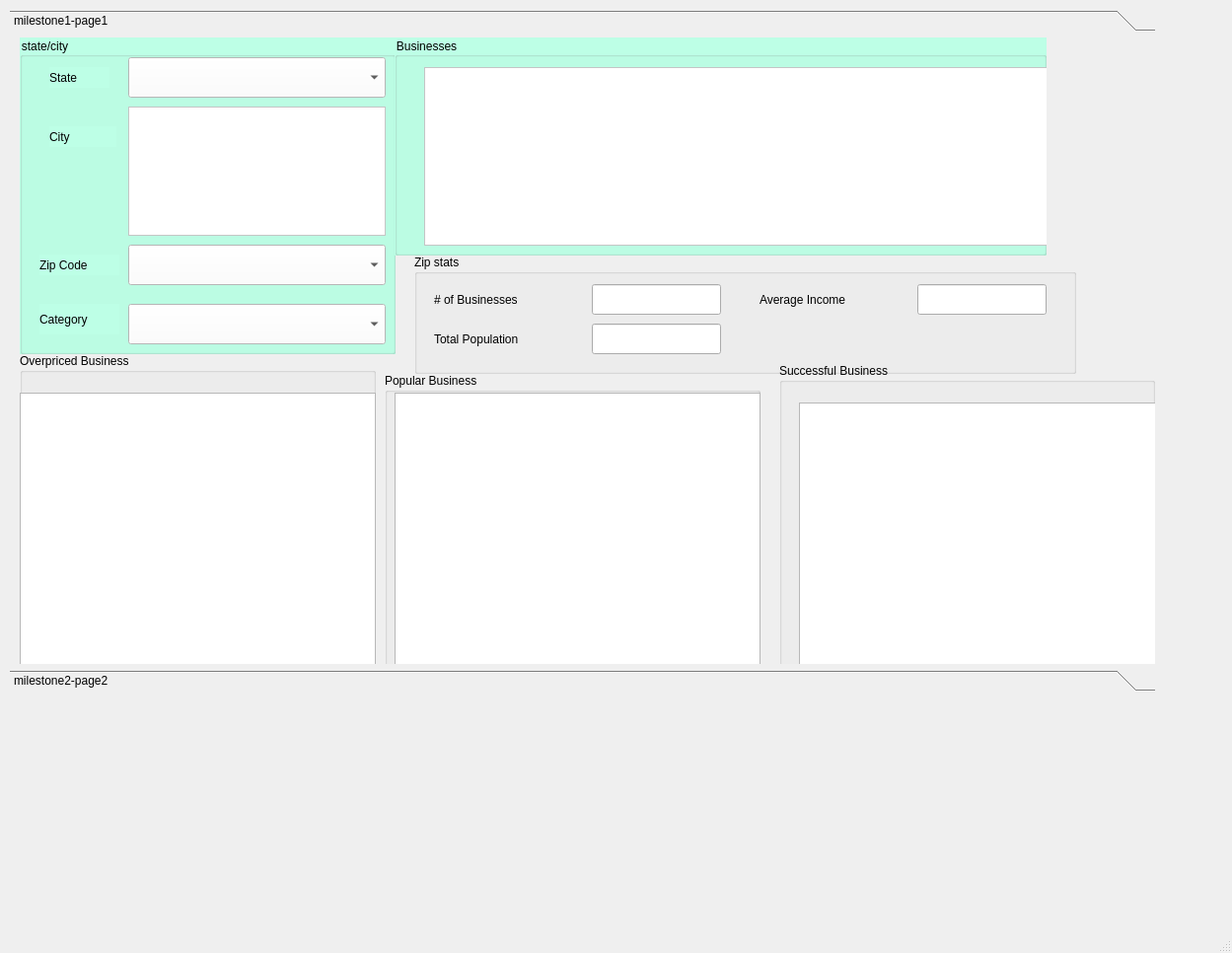
<?xml version="1.0" encoding="UTF-8"?>
<ui version="4.0">
 <class>MainWindow</class>
 <widget class="QMainWindow" name="MainWindow">
  <property name="geometry">
   <rect>
    <x>0</x>
    <y>0</y>
    <width>1249</width>
    <height>966</height>
   </rect>
  </property>
  <property name="windowTitle">
   <string>MainWindow</string>
  </property>
  <widget class="QWidget" name="centralwidget">
   <widget class="QToolBox" name="toolBox">
    <property name="geometry">
     <rect>
      <x>10</x>
      <y>10</y>
      <width>1161</width>
      <height>691</height>
     </rect>
    </property>
    <property name="styleSheet">
     <string notr="true">font: 12pt &quot;Bell MT&quot;;
border-color: rgb(130, 159, 255);
</string>
    </property>
    <property name="currentIndex">
     <number>0</number>
    </property>
    <widget class="QWidget" name="widget">
     <property name="geometry">
      <rect>
       <x>0</x>
       <y>0</y>
       <width>1161</width>
       <height>627</height>
      </rect>
     </property>
     <attribute name="label">
      <string>milestone1-page1</string>
     </attribute>
     <widget class="QGroupBox" name="state_city">
      <property name="geometry">
       <rect>
        <x>10</x>
        <y>0</y>
        <width>381</width>
        <height>321</height>
       </rect>
      </property>
      <property name="styleSheet">
       <string notr="true">background-color: rgb(189, 255, 230);</string>
      </property>
      <property name="title">
       <string>state/city</string>
      </property>
      <widget class="QComboBox" name="stateList">
       <property name="geometry">
        <rect>
         <x>110</x>
         <y>20</y>
         <width>261</width>
         <height>41</height>
        </rect>
       </property>
       <property name="styleSheet">
        <string notr="true">background-color: rgb(255, 255, 255);
font: 10pt &quot;MS Shell Dlg 2&quot;;</string>
       </property>
      </widget>
      <widget class="QLabel" name="label">
       <property name="geometry">
        <rect>
         <x>30</x>
         <y>30</y>
         <width>61</width>
         <height>21</height>
        </rect>
       </property>
       <property name="text">
        <string>State</string>
       </property>
      </widget>
      <widget class="QLabel" name="label_2">
       <property name="geometry">
        <rect>
         <x>30</x>
         <y>90</y>
         <width>68</width>
         <height>21</height>
        </rect>
       </property>
       <property name="text">
        <string>City</string>
       </property>
      </widget>
      <widget class="QListWidget" name="cityList">
       <property name="geometry">
        <rect>
         <x>110</x>
         <y>70</y>
         <width>261</width>
         <height>131</height>
        </rect>
       </property>
       <property name="styleSheet">
        <string notr="true">background-color: rgb(255, 255, 255);
font: 10pt &quot;MS Shell Dlg 2&quot;;</string>
       </property>
      </widget>
      <widget class="QLabel" name="label_5">
       <property name="geometry">
        <rect>
         <x>20</x>
         <y>220</y>
         <width>81</width>
         <height>21</height>
        </rect>
       </property>
       <property name="text">
        <string>Zip Code</string>
       </property>
      </widget>
      <widget class="QComboBox" name="zipList">
       <property name="geometry">
        <rect>
         <x>110</x>
         <y>210</y>
         <width>261</width>
         <height>41</height>
        </rect>
       </property>
       <property name="styleSheet">
        <string notr="true">background-color: rgb(255, 255, 255);
font: 10pt &quot;MS Shell Dlg 2&quot;;</string>
       </property>
      </widget>
      <widget class="QComboBox" name="catList">
       <property name="geometry">
        <rect>
         <x>110</x>
         <y>270</y>
         <width>261</width>
         <height>41</height>
        </rect>
       </property>
       <property name="styleSheet">
        <string notr="true">background-color: rgb(255, 255, 255);
font: 10pt &quot;MS Shell Dlg 2&quot;;</string>
       </property>
      </widget>
      <widget class="QLabel" name="label_6">
       <property name="geometry">
        <rect>
         <x>20</x>
         <y>270</y>
         <width>81</width>
         <height>31</height>
        </rect>
       </property>
       <property name="text">
        <string>Category</string>
       </property>
      </widget>
     </widget>
     <widget class="QGroupBox" name="business">
      <property name="geometry">
       <rect>
        <x>390</x>
        <y>0</y>
        <width>661</width>
        <height>221</height>
       </rect>
      </property>
      <property name="styleSheet">
       <string notr="true">background-color: rgb(189, 255, 230);</string>
      </property>
      <property name="title">
       <string>Businesses</string>
      </property>
      <widget class="QTableWidget" name="businessTable">
       <property name="geometry">
        <rect>
         <x>30</x>
         <y>30</y>
         <width>661</width>
         <height>181</height>
        </rect>
       </property>
       <property name="styleSheet">
        <string notr="true">background-color: rgb(255, 255, 255);
font: 10pt &quot;MS Shell Dlg 2&quot;;</string>
       </property>
       <attribute name="horizontalHeaderStretchLastSection">
        <bool>true</bool>
       </attribute>
       <attribute name="verticalHeaderVisible">
        <bool>false</bool>
       </attribute>
      </widget>
     </widget>
     <widget class="QGroupBox" name="groupBox_3">
      <property name="geometry">
       <rect>
        <x>410</x>
        <y>220</y>
        <width>671</width>
        <height>121</height>
       </rect>
      </property>
      <property name="title">
       <string>Zip stats</string>
      </property>
      <widget class="QLabel" name="label_13">
       <property name="geometry">
        <rect>
         <x>20</x>
         <y>30</y>
         <width>201</width>
         <height>31</height>
        </rect>
       </property>
       <property name="text">
        <string># of Businesses</string>
       </property>
      </widget>
      <widget class="QLabel" name="label_14">
       <property name="geometry">
        <rect>
         <x>20</x>
         <y>70</y>
         <width>161</width>
         <height>31</height>
        </rect>
       </property>
       <property name="text">
        <string>Total Population</string>
       </property>
      </widget>
      <widget class="QLabel" name="label_15">
       <property name="geometry">
        <rect>
         <x>350</x>
         <y>30</y>
         <width>161</width>
         <height>31</height>
        </rect>
       </property>
       <property name="text">
        <string>Average Income</string>
       </property>
      </widget>
      <widget class="QLineEdit" name="numBus">
       <property name="geometry">
        <rect>
         <x>180</x>
         <y>30</y>
         <width>131</width>
         <height>31</height>
        </rect>
       </property>
       <property name="readOnly">
        <bool>true</bool>
       </property>
      </widget>
      <widget class="QLineEdit" name="pop">
       <property name="geometry">
        <rect>
         <x>180</x>
         <y>70</y>
         <width>131</width>
         <height>31</height>
        </rect>
       </property>
       <property name="readOnly">
        <bool>true</bool>
       </property>
      </widget>
      <widget class="QLineEdit" name="avg">
       <property name="geometry">
        <rect>
         <x>510</x>
         <y>30</y>
         <width>131</width>
         <height>31</height>
        </rect>
       </property>
       <property name="readOnly">
        <bool>true</bool>
       </property>
      </widget>
     </widget>
     <widget class="QGroupBox" name="groupBox_9">
      <property name="geometry">
       <rect>
        <x>780</x>
        <y>330</y>
        <width>381</width>
        <height>361</height>
       </rect>
      </property>
      <property name="title">
       <string>Successful Business</string>
      </property>
      <widget class="QTableWidget" name="sucBus">
       <property name="geometry">
        <rect>
         <x>20</x>
         <y>40</y>
         <width>371</width>
         <height>331</height>
        </rect>
       </property>
      </widget>
     </widget>
     <widget class="QGroupBox" name="groupBox_10">
      <property name="geometry">
       <rect>
        <x>10</x>
        <y>320</y>
        <width>361</width>
        <height>371</height>
       </rect>
      </property>
      <property name="title">
       <string>Overpriced Business</string>
      </property>
      <widget class="QTableWidget" name="overBus">
       <property name="geometry">
        <rect>
         <x>0</x>
         <y>40</y>
         <width>361</width>
         <height>321</height>
        </rect>
       </property>
      </widget>
     </widget>
     <widget class="QGroupBox" name="groupBox_11">
      <property name="geometry">
       <rect>
        <x>380</x>
        <y>340</y>
        <width>381</width>
        <height>391</height>
       </rect>
      </property>
      <property name="title">
       <string>Popular Business</string>
      </property>
      <widget class="QTableWidget" name="popBus">
       <property name="geometry">
        <rect>
         <x>10</x>
         <y>20</y>
         <width>371</width>
         <height>331</height>
        </rect>
       </property>
      </widget>
     </widget>
    </widget>
    <widget class="QWidget" name="widget">
     <property name="geometry">
      <rect>
       <x>0</x>
       <y>0</y>
       <width>1161</width>
       <height>627</height>
      </rect>
     </property>
     <attribute name="label">
      <string>milestone2-page2</string>
     </attribute>
     <widget class="QGroupBox" name="groupBox">
      <property name="geometry">
       <rect>
        <x>0</x>
        <y>0</y>
        <width>1081</width>
        <height>651</height>
       </rect>
      </property>
      <property name="title">
       <string>Search Business by Name</string>
      </property>
      <widget class="QGroupBox" name="groupBox_13">
       <property name="geometry">
        <rect>
         <x>20</x>
         <y>30</y>
         <width>221</width>
         <height>231</height>
        </rect>
       </property>
       <property name="title">
        <string>Set User</string>
       </property>
       <widget class="QLineEdit" name="user_2">
        <property name="geometry">
         <rect>
          <x>20</x>
          <y>30</y>
          <width>181</width>
          <height>31</height>
         </rect>
        </property>
       </widget>
       <widget class="QListWidget" name="userList_2">
        <property name="geometry">
         <rect>
          <x>20</x>
          <y>80</y>
          <width>181</width>
          <height>131</height>
         </rect>
        </property>
        <property name="styleSheet">
         <string notr="true">background-color: rgb(255, 255, 255);
font: 10pt &quot;MS Shell Dlg 2&quot;;</string>
        </property>
       </widget>
      </widget>
      <widget class="QGroupBox" name="groupBox_14">
       <property name="geometry">
        <rect>
         <x>260</x>
         <y>30</y>
         <width>331</width>
         <height>241</height>
        </rect>
       </property>
       <property name="title">
        <string>User Information</string>
       </property>
       <widget class="QLineEdit" name="userName_2">
        <property name="geometry">
         <rect>
          <x>130</x>
          <y>20</y>
          <width>171</width>
          <height>31</height>
         </rect>
        </property>
        <property name="readOnly">
         <bool>true</bool>
        </property>
       </widget>
       <widget class="QLineEdit" name="userStars_2">
        <property name="geometry">
         <rect>
          <x>130</x>
          <y>60</y>
          <width>171</width>
          <height>31</height>
         </rect>
        </property>
        <property name="readOnly">
         <bool>true</bool>
        </property>
       </widget>
       <widget class="QLineEdit" name="YelpSince_3">
        <property name="geometry">
         <rect>
          <x>130</x>
          <y>100</y>
          <width>171</width>
          <height>31</height>
         </rect>
        </property>
        <property name="readOnly">
         <bool>true</bool>
        </property>
       </widget>
       <widget class="QLineEdit" name="funny_2">
        <property name="geometry">
         <rect>
          <x>10</x>
          <y>200</y>
          <width>91</width>
          <height>31</height>
         </rect>
        </property>
        <property name="readOnly">
         <bool>true</bool>
        </property>
       </widget>
       <widget class="QLineEdit" name="cool_2">
        <property name="geometry">
         <rect>
          <x>120</x>
          <y>200</y>
          <width>81</width>
          <height>31</height>
         </rect>
        </property>
        <property name="readOnly">
         <bool>true</bool>
        </property>
       </widget>
       <widget class="QLineEdit" name="useful_2">
        <property name="geometry">
         <rect>
          <x>220</x>
          <y>200</y>
          <width>91</width>
          <height>31</height>
         </rect>
        </property>
        <property name="readOnly">
         <bool>true</bool>
        </property>
       </widget>
       <widget class="QLabel" name="label_3">
        <property name="geometry">
         <rect>
          <x>20</x>
          <y>30</y>
          <width>91</width>
          <height>21</height>
         </rect>
        </property>
        <property name="text">
         <string>Name:</string>
        </property>
       </widget>
       <widget class="QLabel" name="label_24">
        <property name="geometry">
         <rect>
          <x>20</x>
          <y>60</y>
          <width>91</width>
          <height>21</height>
         </rect>
        </property>
        <property name="text">
         <string>Stars:</string>
        </property>
       </widget>
       <widget class="QLabel" name="label_25">
        <property name="geometry">
         <rect>
          <x>20</x>
          <y>100</y>
          <width>91</width>
          <height>21</height>
         </rect>
        </property>
        <property name="text">
         <string>Yelping Since:</string>
        </property>
       </widget>
       <widget class="QLabel" name="label_26">
        <property name="geometry">
         <rect>
          <x>240</x>
          <y>170</y>
          <width>91</width>
          <height>21</height>
         </rect>
        </property>
        <property name="text">
         <string>Useful</string>
        </property>
       </widget>
       <widget class="QLabel" name="label_27">
        <property name="geometry">
         <rect>
          <x>30</x>
          <y>170</y>
          <width>91</width>
          <height>21</height>
         </rect>
        </property>
        <property name="text">
         <string>Funny</string>
        </property>
       </widget>
       <widget class="QLabel" name="label_28">
        <property name="geometry">
         <rect>
          <x>140</x>
          <y>170</y>
          <width>91</width>
          <height>21</height>
         </rect>
        </property>
        <property name="text">
         <string>Cool</string>
        </property>
       </widget>
       <widget class="QLineEdit" name="numFan">
        <property name="geometry">
         <rect>
          <x>130</x>
          <y>140</y>
          <width>171</width>
          <height>31</height>
         </rect>
        </property>
        <property name="readOnly">
         <bool>true</bool>
        </property>
       </widget>
       <widget class="QLabel" name="label_29">
        <property name="geometry">
         <rect>
          <x>20</x>
          <y>140</y>
          <width>91</width>
          <height>21</height>
         </rect>
        </property>
        <property name="text">
         <string># of Fans</string>
        </property>
       </widget>
      </widget>
      <widget class="QGroupBox" name="business_3">
       <property name="geometry">
        <rect>
         <x>590</x>
         <y>20</y>
         <width>461</width>
         <height>531</height>
        </rect>
       </property>
       <property name="styleSheet">
        <string notr="true"/>
       </property>
       <property name="title">
        <string>Most Recent Reviews</string>
       </property>
       <widget class="QTableWidget" name="businessTable_5">
        <property name="geometry">
         <rect>
          <x>20</x>
          <y>40</y>
          <width>431</width>
          <height>471</height>
         </rect>
        </property>
        <property name="styleSheet">
         <string notr="true">background-color: rgb(255, 255, 255);
font: 10pt &quot;MS Shell Dlg 2&quot;;</string>
        </property>
        <attribute name="horizontalHeaderStretchLastSection">
         <bool>true</bool>
        </attribute>
        <attribute name="verticalHeaderVisible">
         <bool>false</bool>
        </attribute>
       </widget>
      </widget>
      <widget class="QGroupBox" name="groupBox_15">
       <property name="geometry">
        <rect>
         <x>20</x>
         <y>280</y>
         <width>571</width>
         <height>341</height>
        </rect>
       </property>
       <property name="title">
        <string>Friends</string>
       </property>
       <widget class="QTableWidget" name="friendTable_2">
        <property name="geometry">
         <rect>
          <x>10</x>
          <y>20</y>
          <width>541</width>
          <height>301</height>
         </rect>
        </property>
        <property name="styleSheet">
         <string notr="true">background-color: rgb(255, 255, 255);
font: 10pt &quot;MS Shell Dlg 2&quot;;</string>
        </property>
        <attribute name="horizontalHeaderStretchLastSection">
         <bool>true</bool>
        </attribute>
        <attribute name="verticalHeaderVisible">
         <bool>false</bool>
        </attribute>
       </widget>
      </widget>
     </widget>
    </widget>
   </widget>
  </widget>
  <widget class="QMenuBar" name="menubar">
   <property name="geometry">
    <rect>
     <x>0</x>
     <y>0</y>
     <width>1249</width>
     <height>21</height>
    </rect>
   </property>
  </widget>
  <widget class="QStatusBar" name="statusbar"/>
 </widget>
 <resources/>
 <connections/>
</ui>
